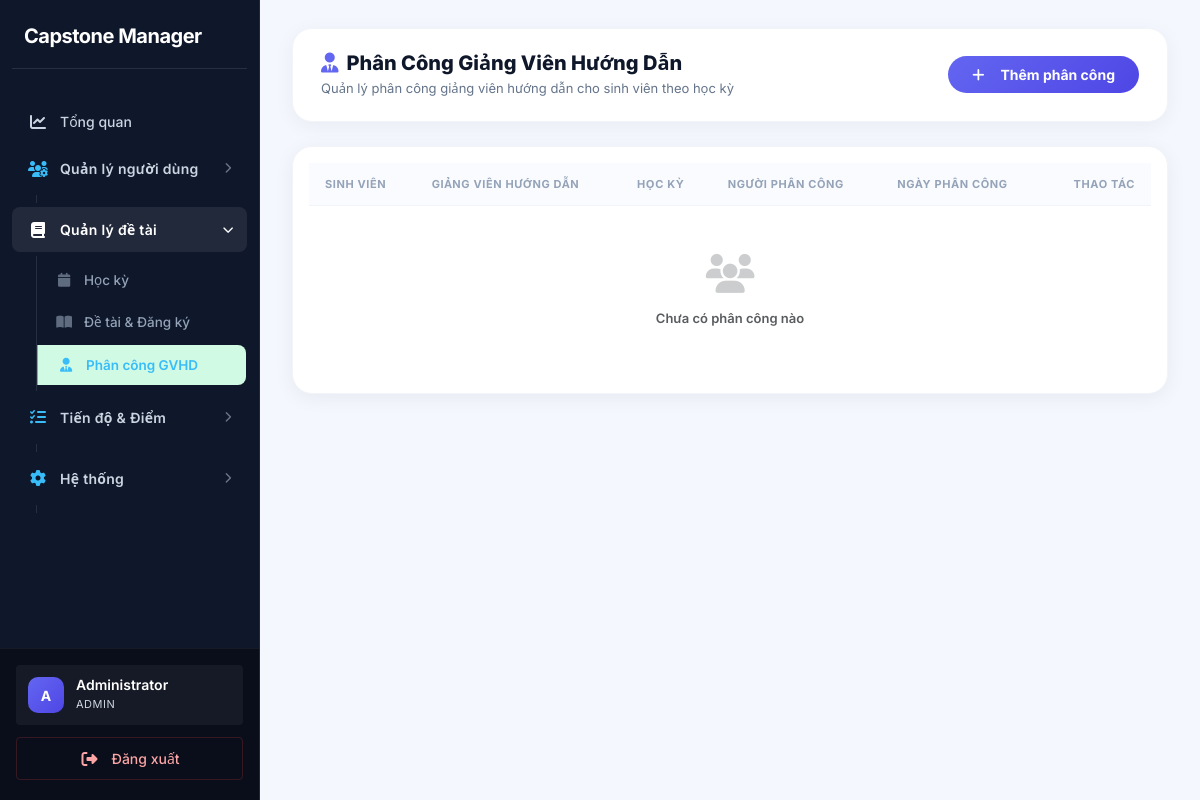
/index.php?page=supervisions (signed in), run on an earlier commit of the app's database.
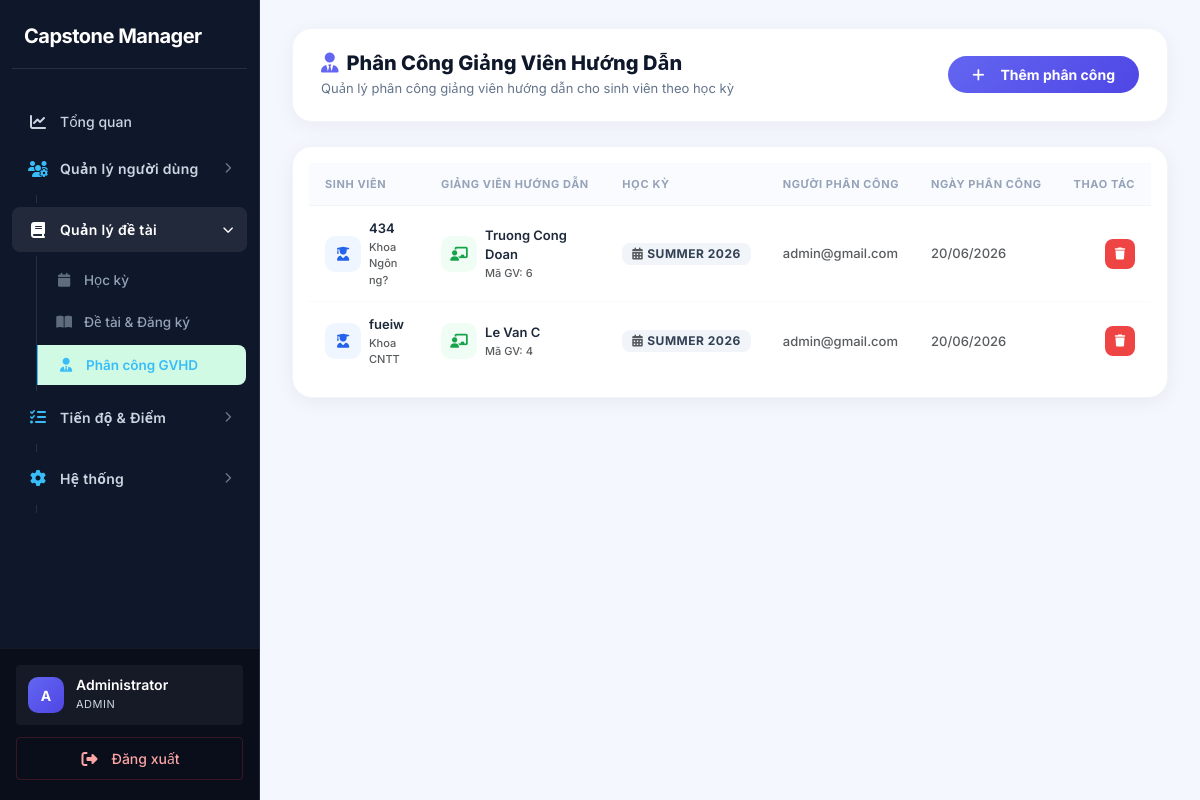
And on a later commit of the database.
### tables this page shows
CREATE TABLE `supervision_assignments` (
  `id` int(11) NOT NULL,
  `student_id` int(11) NOT NULL,
  `lecturer_id` int(11) NOT NULL,
  `semester_id` int(11) NOT NULL,
  `assigned_by` int(11) DEFAULT NULL,
  `assigned_at` datetime DEFAULT current_timestamp()
);

CREATE TABLE `students` (
  `id` int(11) NOT NULL,
  `user_id` int(11) DEFAULT NULL,
  `full_name` varchar(150) DEFAULT NULL,
  `faculty` varchar(100) DEFAULT NULL,
  `created_at` timestamp NOT NULL DEFAULT current_timestamp(),
  `student_code` varchar(50) DEFAULT NULL
);

CREATE TABLE `lecturers` (
  `id` int(11) NOT NULL,
  `user_id` int(11) DEFAULT NULL,
  `full_name` varchar(150) DEFAULT NULL,
  `expertise` text DEFAULT NULL,
  `quota` int(11) DEFAULT 8,
  `created_at` timestamp NOT NULL DEFAULT current_timestamp(),
  `faculty` varchar(100) DEFAULT NULL
);

CREATE TABLE `semesters` (
  `id` int(11) NOT NULL,
  `name` varchar(100) DEFAULT NULL,
  `start_date` date DEFAULT NULL,
  `end_date` date DEFAULT NULL,
  `created_at` timestamp NOT NULL DEFAULT current_timestamp()
);

CREATE TABLE `users` (
  `id` int(11) NOT NULL,
  `email` varchar(100) NOT NULL,
  `password` varchar(255) NOT NULL,
  `role` enum('admin','student','lecturer') NOT NULL DEFAULT 'student',
  `status` enum('active','locked') DEFAULT 'active',
  `created_at` timestamp NOT NULL DEFAULT current_timestamp()
);

### app/controllers/SupervisionController.php (called while the page is built, shortened)
<?php
class SupervisionController {
    private $supervisionModel;
    public function __construct() {
        $this->supervisionModel = new SupervisionAssignment();
    }
    public function index() {
        $assignments = $this->supervisionModel->getAll();
        require '../app/views/supervisions/index.php';
    }
}

### core/Database.php (called while the page is built)
<?php
class Database {
    private static $instance = null;
    private $conn;
    private $host = DB_HOST;
    private $dbname = DB_NAME;
    private $username = DB_USER;
    private $password = DB_PASS;
    private function __construct(){
        try{
            $this->conn = new PDO(
                "mysql:host={$this->host};dbname={$this->dbname};charset=utf8mb4",
                $this->username,
                $this->password
            );
            $this->conn->setAttribute(
                PDO::ATTR_ERRMODE,
                PDO::ERRMODE_EXCEPTION
            );
            $this->conn->setAttribute(
                PDO::ATTR_DEFAULT_FETCH_MODE,
                PDO::FETCH_ASSOC
            );
        }catch(PDOException $e){
            die("Database Error: " . $e->getMessage());
        }
    }
    public static function getInstance(){
        if(self::$instance == null){
            self::$instance = new Database();
        }
        return self::$instance;
    }
    public function getConnection(){
        return $this->conn;
    }
}

### app/models/SupervisionAssignment.php (called while the page is built, shortened)
<?php
class SupervisionAssignment {
    private $conn;
    public function __construct() {
        $this->conn = Database::getInstance()->getConnection();
    }
    public function getAll() {
        $sql = "SELECT sa.*,
                       s.full_name as student_name, s.id as student_code, s.faculty as student_faculty,
                       l.full_name as lecturer_name, l.id as lecturer_code,
                       sem.name as semester_name,
                       u.email as assigned_by_name
                FROM supervision_assignments sa
                JOIN students s ON sa.student_id = s.id
                JOIN lecturers l ON sa.lecturer_id = l.id
                JOIN semesters sem ON sa.semester_id = sem.id
                LEFT JOIN users u ON sa.assigned_by = u.id
                ORDER BY sa.assigned_at DESC";
        return $this->conn->query($sql)->fetchAll(PDO::FETCH_ASSOC);
    }
}

### app/views/supervisions/index.php (the view, shortened to what this page needs)
<?php require '../app/views/layouts/header.php'; ?>
<?php require '../app/views/layouts/sidebar.php'; ?>
<div class="main-content" style="padding:28px 32px; background:#f4f7fe; min-height:100vh;">
    <div class="sv-topbar">
        <div>
            <h2><i class="fa fa-user-tie me-2" style="color:#6366f1"></i>Phân Công Giảng Viên Hướng Dẫn</h2>
            <p>Quản lý phân công giảng viên hướng dẫn cho sinh viên theo học kỳ</p>
        </div>
        <a href="index.php?page=supervision-create" class="btn btn-primary rounded-pill px-4 fw-bold"
           style="background:linear-gradient(135deg,#6366f1,#4f46e5);border:none;">
            <i class="fa fa-plus me-2"></i>Thêm phân công
        </a>
    </div>
    <div class="sv-card">
        <div class="p-3">
            <table class="table table-hover mb-0" id="supervisionsTable" style="width:100%">
                <thead>
                    <tr>
                        <th>Sinh viên</th>
                        <th>Giảng viên hướng dẫn</th>
                        <th>Học kỳ</th>
                        <th>Người phân công</th>
                        <th>Ngày phân công</th>
                        <th class="text-end">Thao tác</th>
                    </tr>
                </thead>
                <tbody>
                <?php if (!empty($assignments)): ?>
                    <?php foreach ($assignments as $a): ?>
                    <tr>
                        <td>
                            <div class="d-flex align-items-center gap-2">
                                <div class="sv-avatar" style="background:#eff6ff;color:#2563eb">
                                    <i class="fa fa-user-graduate"></i>
                                </div>
                                <div>
                                    <div class="fw-semibold"><?= htmlspecialchars($a['student_name']) ?></div>
                                    <div class="text-muted" style="font-size:11px"><?= htmlspecialchars($a['student_faculty'] ?? '—') ?></div>
                                </div>
                            </div>
                        </td>
                        <td>
                            <div class="d-flex align-items-center gap-2">
                                <div class="sv-avatar" style="background:#f0fdf4;color:#16a34a">
                                    <i class="fa fa-chalkboard-user"></i>
                                </div>
                                <div>
                                    <div class="fw-semibold"><?= htmlspecialchars($a['lecturer_name']) ?></div>
                                    <div class="text-muted" style="font-size:11px">Mã GV: <?= htmlspecialchars($a['lecturer_code']) ?></div>
                                </div>
                            </div>
                        </td>
                        <td>
                            <span class="badge" style="background:#f1f5f9;color:#334155;font-size:12px;padding:5px 10px;border-radius:8px">
                                <i class="fa fa-calendar-alt me-1 text-muted"></i><?= htmlspecialchars($a['semester_name']) ?>
                            </span>
                        </td>
                        <td class="text-muted"><?= htmlspecialchars($a['assigned_by_name'] ?? 'Admin') ?></td>
                        <td class="text-muted"><?= date('d/m/Y', strtotime($a['assigned_at'])) ?></td>
                        <td class="text-end">
                            <form action="index.php?page=supervision-delete&id=<?= $a['id'] ?>" method="POST"
                                  class="d-inline" onsubmit="return confirm('Xác nhận xóa phân công này?')">
                                <button type="submit" class="act-btn text-white" style="background:#ef4444" title="Xóa">
                                    <i class="fa fa-trash"></i>
                                </button>
                            </form>
                        </td>
                    </tr>
                    <?php endforeach; ?>
                <?php else: ?>
                    <tr>
                        <td colspan="6" class="text-center py-5">
                            <i class="fa fa-users fa-3x text-muted d-block mb-3" style="opacity:.3"></i>
                            <p class="fw-semibold text-muted mb-0">Chưa có phân công nào</p>
                        </td>
                    </tr>
                <?php endif; ?>
                </tbody>
            </table>
        </div>
    </div>
</div>
<?php require '../app/views/layouts/footer.php'; ?>

### public/index.php (shortened to what this page needs)
<?php
require_once '../core/Database.php';
require_once '../app/models/SupervisionAssignment.php';
require_once '../app/controllers/RegistrationController.php';
require_once '../app/controllers/SupervisionController.php';
$page = $_GET['page'] ?? 'login';
switch ($page) {
    case 'supervisions':
        (new SupervisionController())->index();
        break;
}

### app/views/layouts/header.php (shortened to what this page needs)
<!DOCTYPE html>
<html lang="vi">
<head>
    <link rel="stylesheet"
          href="https://cdn.jsdelivr.net/npm/bootstrap@5.3.3/dist/css/bootstrap.min.css">
    <link rel="stylesheet"
          href="https://cdnjs.cloudflare.com/ajax/libs/font-awesome/6.5.1/css/all.min.css">
    <link rel="stylesheet"
          href="assets/css/style.css?v=<?= time() ?>">
    <link rel="stylesheet"
          href="https://cdn.datatables.net/1.13.6/css/dataTables.bootstrap5.min.css">
    <link rel="stylesheet"
          href="https://cdn.jsdelivr.net/npm/sweetalert2@11/dist/sweetalert2.min.css">
    <link rel="stylesheet"
          href="https://unpkg.com/aos@2.3.1/dist/aos.css">
</head>
<body>
<div class="app-wrapper">

### app/views/layouts/sidebar.php (shortened to what this page needs)
<?php
$currentPage = $_GET['page'] ?? '';
?>
<div class="sidebar">
    <div class="sidebar-top">
        <div class="sidebar-header">
            <h2>Capstone Manager</h2>
        </div>
        <ul class="sidebar-menu">
            <li>
                <a href="index.php?page=dashboard"
                   class="<?= $currentPage === 'dashboard' ? 'active' : '' ?>">
                    <i class="fa fa-chart-line"></i>
                    <span>Tổng quan</span>
                </a>
            </li>
            <?php if ($_SESSION['user']['role'] === 'admin'): ?>
                <li class="menu-group <?= in_array($currentPage, ['users', 'students', 'lecturers']) ? 'open' : '' ?>">
                    <div class="menu-group-toggle">
                        <i class="fa fa-users-gear"></i>
                        <span>Quản lý người dùng</span>
                        <i class="fa fa-chevron-right toggle-icon"></i>
                    </div>
                    <ul class="submenu">
                        <li>
                            <a href="index.php?page=users" class="<?= $currentPage === 'users' ? 'active' : '' ?>">
                            </a>
                        </li>
                    </ul>
                </li>
                <li class="menu-group <?= in_array($currentPage, ['semesters', 'topic-management', 'topics', 'registrations', 'assignments', 'supervisions', 'supervision-create']) ? 'open' : '' ?>">
                    <div class="menu-group-toggle">
                        <i class="fa fa-book"></i>
                        <span>Quản lý đề tài</span>
                        <i class="fa fa-chevron-right toggle-icon"></i>
                    </div>
                    <ul class="submenu">
                        <li>
                            <a href="index.php?page=semesters" class="<?= $currentPage === 'semesters' ? 'active' : '' ?>">
                                <i class="fa fa-calendar"></i> <span>Học kỳ</span>
                            </a>
                        </li>
                        <li>
                            <a href="index.php?page=topic-management" class="<?= in_array($currentPage, ['topic-management', 'topics', 'registrations']) ? 'active' : '' ?>">
                                <i class="fa fa-book-open"></i> <span>Đề tài & Đăng ký</span>
                            </a>
                        </li>
                        <li>
                            <a href="index.php?page=supervisions" class="<?= in_array($currentPage, ['supervisions', 'supervision-create']) ? 'active' : '' ?>">
                                <i class="fa fa-user-tie"></i> <span>Phân công GVHD</span>
                            </a>
                        </li>
                    </ul>
                </li>
                <li class="menu-group <?= in_array($currentPage, ['milestones', 'submissions', 'scores']) ? 'open' : '' ?>">
                    <div class="menu-group-toggle">
                        <i class="fa fa-tasks"></i>
                        <span>Tiến độ & Điểm</span>
                        <i class="fa fa-chevron-right toggle-icon"></i>
                    </div>
                    <ul class="submenu">
                        <li>
                            <a href="index.php?page=milestones" class="<?= $currentPage === 'milestones' ? 'active' : '' ?>">
                            </a>
                        </li>
                    </ul>
                </li>
                <li class="menu-group <?= in_array($currentPage, ['notifications', 'logs']) ? 'open' : '' ?>">
                    <div class="menu-group-toggle">
                        <i class="fa fa-cog"></i>
                        <span>Hệ thống</span>
                        <i class="fa fa-chevron-right toggle-icon"></i>
                    </div>
                    <ul class="submenu">
                        <li>
                            <a href="index.php?page=notifications" class="<?= $currentPage === 'notifications' ? 'active' : '' ?>">
                            </a>
                        </li>
                    </ul>
                </li>
            <?php endif; ?>
        </ul>
    </div>
    <div class="sidebar-bottom">
        <ul class="sidebar-menu">
            <li class="user-profile-item">
                <div class="user-profile-wrapper">
                    <div class="user-avatar-circle">
                        <?php
                            $fullName = $_SESSION['user']['full_name'] ?? '';
                            $email    = $_SESSION['user']['email'] ?? 'User';
                            $displayName = $fullName ?: explode('@', $email)[0];
                            $avatarChar  = strtoupper(mb_substr($displayName, 0, 1));
                            echo $avatarChar;
                        ?>
                    </div>
                    <div class="user-text">
                        <span class="user-name"><?= htmlspecialchars($displayName) ?></span>
                        <span class="user-role"><?= ucfirst($_SESSION['user']['role'] ?? 'Guest') ?></span>
                    </div>
                </div>
            </li>
            <li>
                <a href="#" class="logout-link" id="logout-btn">
                    <i class="fa fa-right-from-bracket"></i> <span>Đăng xuất</span>
                </a>
            </li>
        </ul>
    </div>
</div>

### app/views/layouts/footer.php (shortened to what this page needs)
    </div>
</body>
</html>

### app/views/layouts/sidebar.php (style rules this page uses)
.user-avatar-circle { width: 36px; height: 36px; border-radius: 10px; flex-shrink: 0; background: linear-gradient(135deg, #6366f1, #4f46e5); display: flex; align-items: center; justify-content: center; font-size: 14px; font-weight: 700; color: #fff; letter-spacing: 0; }

### app/views/supervisions/index.php (style rules this page uses)
.sv-topbar { background:#fff; border-radius:20px; padding:22px 28px; display:flex; justify-content:space-between; align-items:center; box-shadow:0 4px 20px rgba(0,0,0,.05); margin-bottom:24px; border:1px solid #f1f5f9; }
.sv-topbar h2 { font-size:20px; font-weight:800; color:#0f172a; margin:0 0 4px; }
.sv-topbar p { font-size:13px; color:#64748b; margin:0; }
.sv-card { background:#fff; border-radius:20px; box-shadow:0 4px 20px rgba(0,0,0,.06); border:1px solid #f1f5f9; overflow:hidden; }
.sv-avatar { width:36px; height:36px; border-radius:10px; display:flex; align-items:center; justify-content:center; font-size:14px; flex-shrink:0; }
#supervisionsTable thead th { font-size:11px; font-weight:700; color:#94a3b8; text-transform:uppercase; letter-spacing:.6px; background:#fafbff; border-bottom:1px solid #f1f5f9 !important; padding:13px 16px; }
#supervisionsTable tbody td { vertical-align:middle; padding:13px 16px; border-color:#f8fafc; font-size:13px; }
.act-btn { width:30px; height:30px; border-radius:8px; display:inline-flex; align-items:center; justify-content:center; font-size:12px; border:none; text-decoration:none; transition:all .15s; }

What changed in the data, as far as the page shows it:
added supervision_assignments: student.full_name "434", student.faculty "Khoa Ngôn ng?", lecturer.full_name "Truong Cong Doan", lecturer "6", semester.name "SUMMER 2026", assigned_by.email "admin@gmail.com", assigned_at "20/06/2026"
added supervision_assignments: student.full_name "fueiw", student.faculty "Khoa CNTT", lecturer.full_name "Le Van C", lecturer "4", semester.name "SUMMER 2026", assigned_by.email "admin@gmail.com", assigned_at "20/06/2026"
Also different on the page:
text no longer shown: "Chưa có phân công nào"
